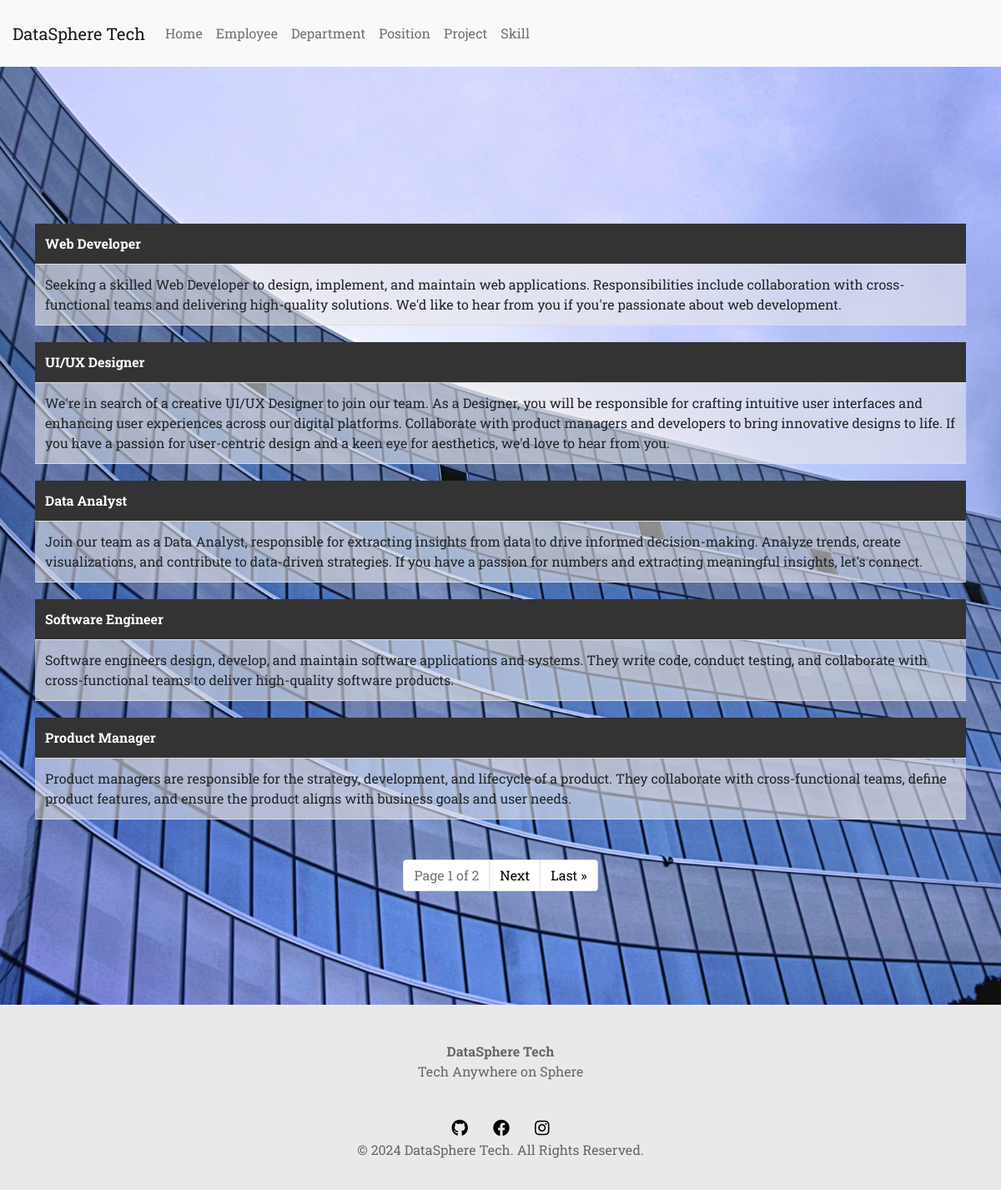
Page /position.html on the committed database.
### companyweb/models.py (models this page shows)
class BaseModel(models.Model):
    created_at = models.DateTimeField(auto_now_add=True)
    updated_at = models.DateTimeField(auto_now=True)
    class Meta:
        abstract = True

class Position(BaseModel):
    title = models.CharField(max_length=255)
    description = models.TextField()
    def __str__(self):
        return self.title

### companyweb/views.py (the view)
# urls.py: path('position.html', views.position_view, name='position'),
def position_view(request):
    all_position = Position.objects.all()
    p = Paginator(all_position, 5)
    page = request.GET.get('page')
    position_list = p.get_page(page)
    return render(request, 'position.html', {'position': position_list})

### companyweb/templates/position.html (shortened to what this page needs)
{% extends 'base.html' %}
{% load static %}
    {% block content %}
    {% include 'includes/header.html' %}
        <div class="container"><br/><br/>
            {% for indiv in position %}
            <table>
                <tr>
                    <th>{{ indiv }}</th>
                </tr>
                <tr>
                    <td>{{ indiv.description }}</td>
                </tr>
            </table>
            {% endfor %}
        </div>
        <br><br>
        <nav aria-label="Page navigation example">
            <ul class="pagination justify-content-center">
            <li class="page-item disabled"><a class="page-link">Page {{ position.number }} of {{ position.paginator.num_pages }}</a></li>
            {% if position.has_next %}
            <li class="page-item"><a class="page-link" href="?page={{ position.next_page_number }}">Next</a></li>
            <li class="page-item"><a class="page-link" href="?page={{ position.paginator.num_pages }}">Last &raquo</a></li>
            {% endif %}
            </ul>
        </nav>
    {% include 'includes/footer.html' %}
    {% endblock %}

### companyweb/static/css/style.css (style rules this page uses)
* { margin: 0; padding: 0; font-family: 'Roboto Slab'; }
body { background-image: url('../images/background.jpg'); background-size: cover; background-position: center; background-attachment: fixed; height: 100%; margin: 0; padding: 0; }
table { width: 100%; border-collapse: collapse; margin-top: 20px; border-radius: 15px; }
th, td { padding: 12px; text-align: left; border-bottom: 1px solid #ddd; background-color: #ebe8e893; }
th { background-color: #333; color: #fff; }
.page-link { text-decoration: none; color: black; }

### rows in the picture
Position: title "Web Developer", description "Seeking a skilled Web Developer to design, implement, and maintain web applications. Responsibilities include collaboration with cross-functional teams and delivering high-quality solutions. We'd like to hear from you if you're passionate about web development."
Position: title "UI/UX Designer", description "We're in search of a creative UI/UX Designer to join our team. As a Designer, you will be responsible for crafting intuitive user interfaces and enhancing user experiences across our digital platforms. Collaborate with product managers and developers to bring innovative designs to life. If you have a passion for user-centric design and a keen eye for aesthetics, we'd love to hear from you."
Position: title "Data Analyst", description "Join our team as a Data Analyst, responsible for extracting insights from data to drive informed decision-making. Analyze trends, create visualizations, and contribute to data-driven strategies. If you have a passion for numbers and extracting meaningful insights, let's connect."
Position: title "Software Engineer", description "Software engineers design, develop, and maintain software applications and systems. They write code, conduct testing, and collaborate with cross-functional teams to deliver high-quality software products."
Position: title "Product Manager", description "Product managers are responsible for the strategy, development, and lifecycle of a product. They collaborate with cross-functional teams, define product features, and ensure the product aligns with business goals and user needs."

### other values in the picture
{{ position.number }} "1"
{{ position.paginator.num_pages }} "2"
